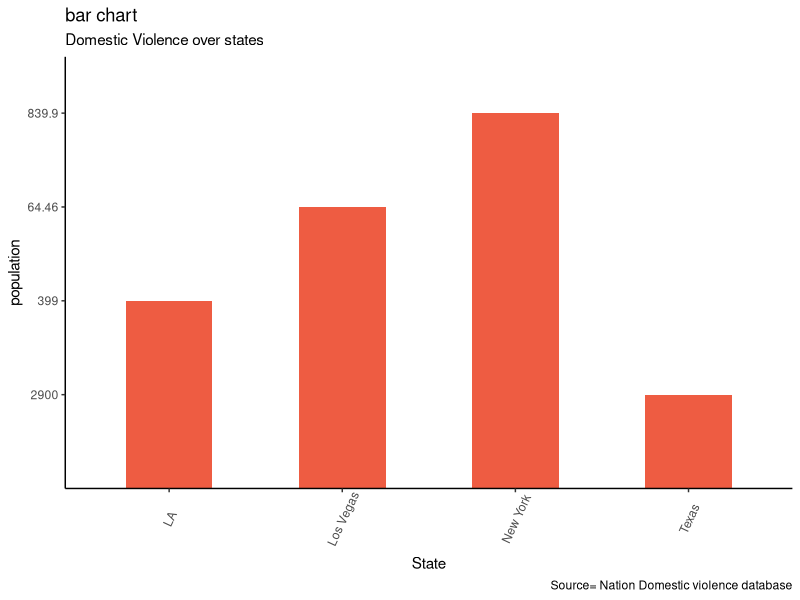

Write the R code that produced this figure.
# create state,  population, case variables 
a <- c('Texas', 'New York', 'LA', 'Los Vegas')
b <- c('2900', '839.9', '399', '64.46' )
c <- c('820', '790', '880', '700')
df <- data.frame(a, b, c)
df
# Name the data frame
names(df) <- c('State', 'population', 'cases')
df
library(ggplot2)
theme_set(theme_classic())
g <- ggplot(df, aes(State, population))
g + geom_bar(stat="identity", width = 0.5, fill="tomato2") +
  labs(title = "bar chart",
       subtitle = "Domestic Violence over states",
       caption = "Source= Nation Domestic violence database") +
  theme(axis.text.x =element_text(angle = 65, vjust = 0.6))

